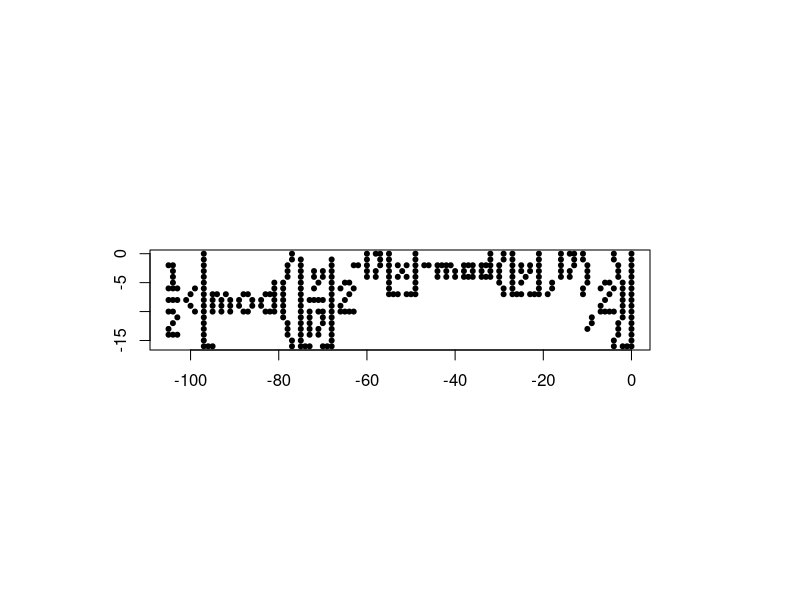

Here is the R script that generated this plot:
library(gmp)

tupper <- function(x, y)
{
  yd17 <- as.bigz(y) %/% 17
  ym17 <- as.bigz(y) %% 17

  as.integer(1/2 < as.bigz(as.bigq(yd17)*as.bigq((2^(-17*as.bigz(x)-ym17)))) %% 2)
}

tupper.gen <- function(xs=0:105, ys=0:16,
                       n= as.bigq("960939379918958884971672962127852754715004339660129306651505519271702802395266424689642842174350718121267153782770623355993237280874144307891325963941337723487857735749823926629715517173716995165232890538221612403238855866184013235585136048828693337902491454229288667081096184496091705183454067827731551705405381627380967602565625016981482083418783163849115590225610003652351370343874461848378737238198224849863465033159410054974700593138339226497249461751545728366702369745461014655997933798537483143786841806593422227898388722980000748404719"))
{
  dat <- `names<-`(expand.grid(xs, ys), c("x", "y"))
  dat$v <- mapply(function(x, y) tupper(x, y+n), dat$x, dat$y)
  dat
}

tupdat <- tupper.gen()

pdf("tupper.pdf", width=7, height=2)
par(pch=20)
par(pin=c(5,1))
plot(-tupdat$x[tupdat$v==1], -tupdat$y[tupdat$v==1], xlab="", ylab="")
dev.off()
